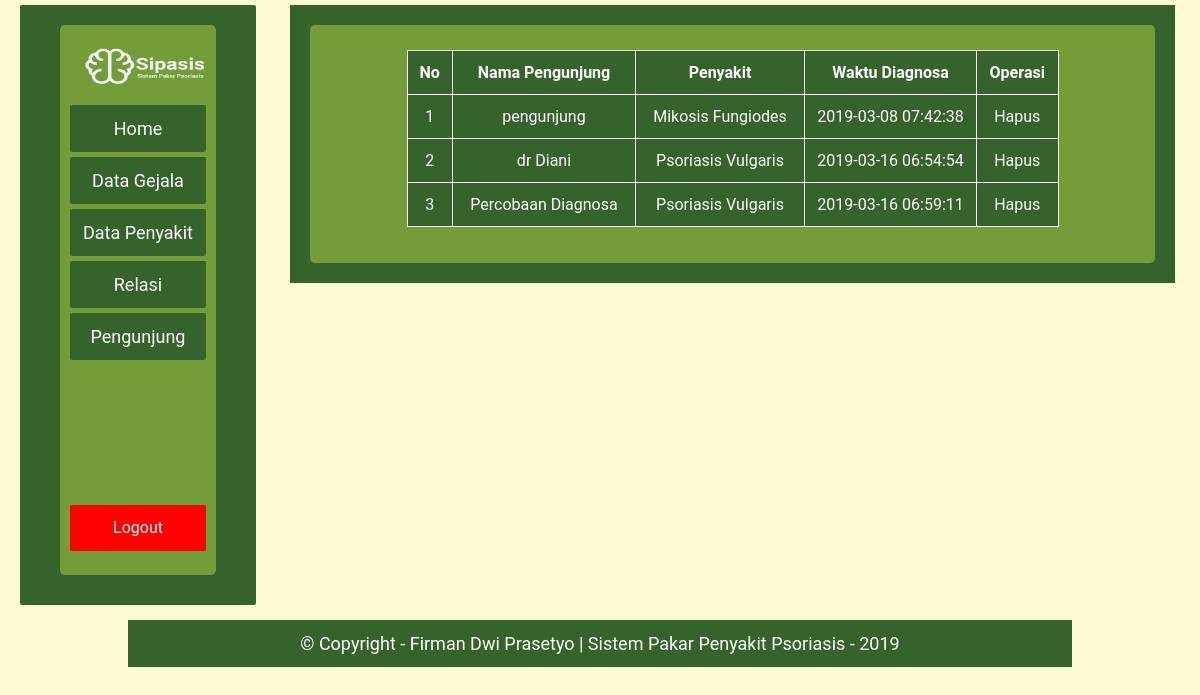
The app's page /admin/pengunjung.php (signed in) with its own data.
### tables this page shows
CREATE TABLE `rekammedis` (
  `kode_rekammedis` int(5) NOT NULL,
  `kode_pengunjung` int(5) NOT NULL,
  `kode_penyakit` varchar(5) NOT NULL,
  `tgl_rekammedis` datetime NOT NULL
);

CREATE TABLE `tabel_pengunjung` (
  `kode_pengunjung` int(5) NOT NULL,
  `nama_pengunjung` varchar(50) NOT NULL,
  `nohp_pengunjung` varchar(12) NOT NULL,
  `ttl_pengunjung` date NOT NULL,
  `alamat_pengunjung` varchar(50) NOT NULL
);

CREATE TABLE `tabel_penyakit` (
  `kode_penyakit` varchar(5) NOT NULL,
  `nama_penyakit` varchar(50) NOT NULL,
  `definisi` varchar(200) NOT NULL,
  `pengobatan` varchar(500) NOT NULL,
  `pencegahan` varchar(500) NOT NULL
);

### admin/pengunjung.php (the view)
<?php include('headeradmin.php'); ?>
        <div id="hem">
            <div id="hemdalam">
               <?php
              if(isset($_GET["hapus"])){
                mysql_query("delete from tabel_pengunjung where kode_pengunjung = '".$_GET["hapus"]."'");
                echo "<script>alert('Data berhasil dihapus')</script>";
                echo "<script>location.href='?page=pengunjung'</script>";
              }elseif(isset($_GET["k"])){
                $kode_pengunjung = $_GET["k"];
                $query_pengunjung = mysql_query("SELECT *
                  FROM tabel_pengunjung
                  WHERE kode_pengunjung = '$kode_pengunjung'
                  ");
                $hasil_query = mysql_fetch_array($query_pengunjung); ?>
                <table class="table" style="width:100%">
                      <tr>
                        <th>Nama Pengunjung</th>
                        <th>NO HP</th>
                        <th>Tanggal Lahir</th>
                        <th>Alamat</th>
                      </tr>
                      <tr>
                        <?php
                        echo "<td style='text-align:left'>".$hasil_query['nama_pengunjung']."</td>";
                        echo "<td style='text-align:left'>".$hasil_query['nohp_pengunjung']."</td>";
                        echo "<td style='text-align:left'>".$hasil_query['ttl_pengunjung']."</td>";
                        echo "<td style='white-space: pre-line; width:400px;text-align:left'>".$hasil_query['alamat_pengunjung']."</td>";
                        ?>
                      </tr>
                    </table>
                <center><input type='button' class='btn btn-dark btn-sm' value='Kembali' onclick='self.history.back()'></center>
              <?php }
              elseif (isset($_GET["g"])) {
                $kode_penyakit = $_GET["g"];
                $query_penyakit = mysql_query("SELECT *
                  FROM tabel_penyakit
                  WHERE kode_penyakit = '$kode_penyakit'
                  ");
                $hasil_query = mysql_fetch_array($query_penyakit); ?>
                <table class="table" style="width:100%">
                      <tr>
                        <th>Nama Penyakit</th>
                        <th>Definisi</th>
                        <th>Pengobatan</th>
                        <th>Pencegahan</th>
                      </tr>
                      <tr>
                        <?php
                        echo "<td style='text-align:left'>".$hasil_query['nama_penyakit']."</td>";
                        echo "<td style='text-align:left'>".$hasil_query['definisi']."</td>";
                        echo "<td style='text-align:left'>".$hasil_query['pengobatan']."</td>";
                        echo "<td style='white-space: pre-line; width:400px;text-align:left'>".$hasil_query['pencegahan']."</td>";
                        ?>
                      </tr>
                    </table>
                <center><input type='button' class='btn btn-dark btn-sm' value='Kembali' onclick='self.history.back()'></center>
        <?php }else {
                ?>
                <form>
                  <table class="table" style="width: 80%">
                    <tr>
                      <th>No</th>
                      <th>Nama Pengunjung</th>
                      <th>Penyakit</th>
                      <th>Waktu Diagnosa</th>
                      <th>Operasi</th>
                    </tr>
                    <?php
                    $no=1;
                    $sql_sol = mysql_query("SELECT a.nama_pengunjung, a.kode_pengunjung,
                              c.nama_penyakit, c.kode_penyakit,
                              b.tgl_rekammedis
                              FROM tabel_pengunjung a
                              JOIN rekammedis b
                                ON a.kode_pengunjung = b.kode_pengunjung
                              JOIN tabel_penyakit c
                                ON b.kode_penyakit = c.kode_penyakit
                                ORDER BY b.tgl_rekammedis ASC
                      ");
                    while($r_sol = mysql_fetch_array($sql_sol)){ ?>
                      <tr><td><?=$no?></td>
                      <td class='tabel_admin'><a href="?page=pengunjung&k=<?=$r_sol['kode_pengunjung']?>"> <?=$r_sol['nama_pengunjung']?> </a></td>
                      <td class='tabel_admin'><a href="?page=pengunjung&g=<?=$r_sol['kode_penyakit']?>"> <?=$r_sol['nama_penyakit']?> </a></td>
                      <td> <?=$r_sol["tgl_rekammedis"]?> </td>
                      <td class='tabel_admin'><a href="?page=pengunjung&hapus=<?=$r_sol['kode_pengunjung']?>">Hapus</a></td></tr>
                      <?php $no++;
                     }
                    ?>
                  </table>
                </form>
              <?php
              }
              ?>
            </div>
        </div>
<?php include('footeradmin.php'); ?>

### css/adminstyle.css (style rules this page uses)
* { padding:5px; margin:5px auto; }
body { background:#f4f4f4; font-family: Roboto, sans-serif; font-size:18px; color:black; }
#hem { margin-top: -10px; margin-right: 15px; height: auto; background: #36622b; width: 75%; float: right; text-align: center; padding: 5px; }
#hemdalam { margin: 15px; padding: 10px; background: #729d39; text-align: center; height: 550px auto; border-radius: 5px; }
#hemdalam table, th, td { border: 1px solid white; background: #36622b; border-collapse: collapse; color: white; text-align: center; }
.tabel_admin { border: 1px solid white; }
.tabel_admin a { color: white; text-decoration: none; }

### records on screen
rekammedis: kode_pengunjung.nama_pengunjung "pengunjung", kode_penyakit.nama_penyakit "Mikosis Fungiodes", tgl_rekammedis "2019-03-08 07:42:38"
rekammedis: kode_pengunjung.nama_pengunjung "dr Diani", kode_penyakit.nama_penyakit "Psoriasis Vulgaris", tgl_rekammedis "2019-03-16 06:54:54"
rekammedis: kode_pengunjung.nama_pengunjung "Percobaan Diagnosa", kode_penyakit.nama_penyakit "Psoriasis Vulgaris", tgl_rekammedis "2019-03-16 06:59:11"
